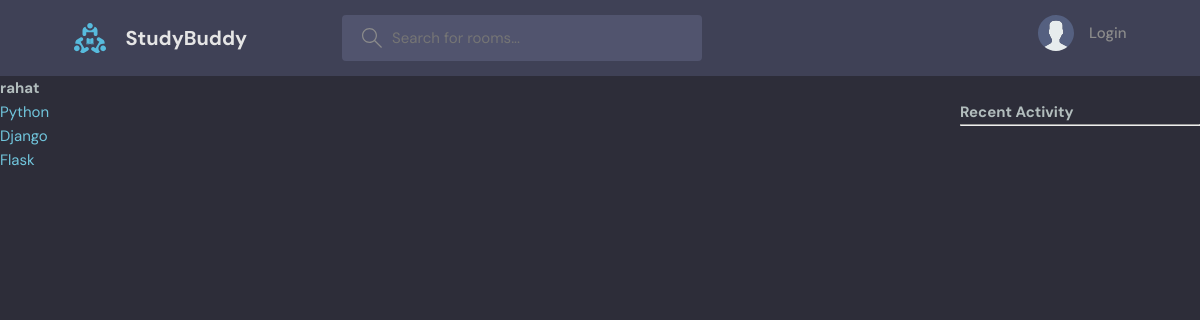
The app's page /profile/3/, older data.
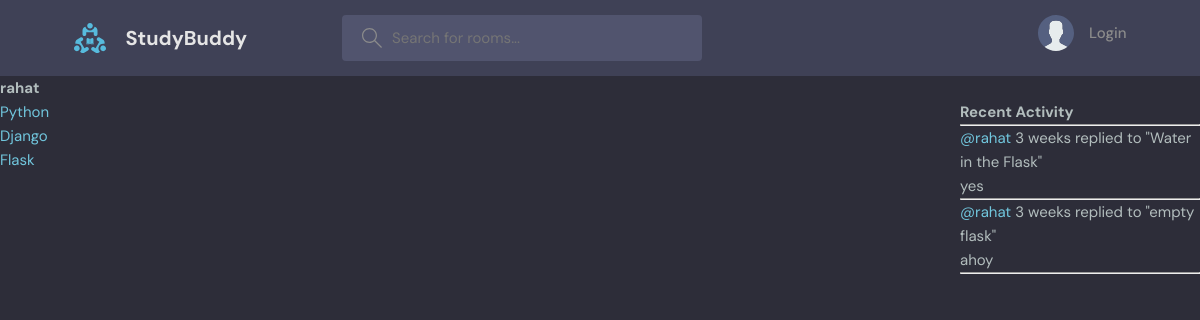
The same page, newer data.
### base/models.py (models this page shows, shortened)
class Topic(models.Model):
    name = models.CharField(max_length=200)

class Message(models.Model):
    user = models.ForeignKey(User, on_delete=models.CASCADE)
    room = models.ForeignKey(
        Room, on_delete=models.CASCADE
    )  # rooms get deleted all the children get deleted
    body = models.TextField()
    updated = models.DateTimeField(auto_now=True)
    created = models.DateTimeField(auto_now_add=True)
    class Meta:
        ordering = ['-updated','-created']
    def __str__(self):
        return self.body[0:50]

class Room(models.Model):
    host = models.ForeignKey(User, on_delete=models.SET_NULL, null=True)
    topic = models.ForeignKey(Topic, on_delete=models.SET_NULL, null=True)
    name = models.CharField(max_length=200)
    description = models.TextField(null=True, blank=True)
    participants = models.ManyToManyField(User, related_name='participants', blank=True)
    updated = models.DateTimeField(auto_now=True)
    created = models.DateTimeField(auto_now_add=True)
    class Meta:
        ordering = ['-updated','-created'] # - is used for descending order
    def __str__(self):
        return self.name

### base/views.py (the view)
# urls.py: path('profile/<str:pk>/', views.userProfile, name="user-profile"),
def userProfile(request, pk):
    user = User.objects.get(id=pk)
    rooms = user.room_set.all()
    room_messages = user.message_set.all()
    topics = Topic.objects.all()
    context = {
        "user": user,
        "rooms": rooms,
        "room_messages": room_messages,
        "topics": topics,
    }
    return render(request, "base/profile.html", context)

### base/templates/base/profile.html (shortened to what this page needs)
{% extends 'main.html' %} {% block content %}
<h1>{{user.username}}</h1>
<div class="profile-container">
  <div> {% include 'base/topics_component.html' %} </div>
  <div>{% include 'base/feed_component.html' %}</div>
  <div>{% include 'base/activity_component.html' %}</div>
</div>
{% endblock content %}

### templates/main.html (shortened to what this page needs)
<!DOCTYPE html>
{% load static %}
<html lang="en">
  <head>
    <link rel="stylesheet" href="{% static 'styles/style.css' %}" />
  </head>
  <body>
    {% include 'navbar.html' %}  {% block content %} {% endblock %}
  </body>
</html>

### templates/navbar.html (shortened to what this page needs)
{% load static %}
<header class="header header--loggedIn">
  <div class="container">
    <a href="{% url 'home' %}" class="header__logo">
      <img src="{% static 'images/logo.svg' %}" />
      <h1>StudyBuddy</h1>
    </a>
    <form class="header__search" method="GET" action="{% url 'home' %}">
      <label>
        <input name="q" placeholder="Search for rooms..." />
      </label>
    </form>
    <nav class="header__menu">
      {% if request.user.is_authenticated %}
      <div class="header__user">
        <a href="profile.html">
          <div class="avatar avatar--medium active">
            <img src="https://randomuser.me/api/portraits/men/37.jpg" />
          </div>
          <p>
            {{request.user.username}} <span>{{request.user.username}}</span>
          </p>
        </a>
        <button class="dropdown-button">
          <svg
            version="1.1"
            xmlns="http://www.w3.org/2000/svg"
            width="32"
            height="32"
            viewBox="0 0 32 32"
          >
            <title>chevron-down</title>
            <path d="M16 21l-13-13h-3l16 16 16-16h-3l-13 13z"></path>
          </svg>
        </button>
      </div>
      {% else %}
      <a href="{% url 'login' %}">
        <img src="{% static 'images/avatar.svg' %}" />
        <p>Login</p>
      </a>
      {% endif %}
    </nav>
  </div>
</header>

### base/templates/base/topics_component.html
{%for topic in topics%}
<div>
  <a href="{% url 'home' %}?q={{topic.name}}">{{topic.name}}</a>
</div>
{%endfor%}

### base/templates/base/activity_component.html (shortened to what this page needs)
<h3>Recent Activity</h3>
<hr />
{%for message in room_messages%}
<div>
  <small><a href= {% url 'user-profile' message.user.id %}>@{{message.user}} </a> {{message.created|timesince}} </small>
  <small>replied to "{{message.room}}" </small>
  <p>{{message}}</p>
  <hr />
</div>
{%endfor%}

### static/styles/style.css (style rules this page uses)
:root { --color-main: #71c6dd; --color-main-light: #e1f6fb; --color-dark: #3f4156; --color-dark-medium: #51546e; --color-dark-light: #696d97; --color-light: #e5e5e5; --color-gray: #8b8b8b; --color-light-gray: #b2bdbd; --color-bg: #2d2d39; --color-success: #5dd693; --color-error: #fc4b0b; }
* { font-family: "DM Sans", -apple-system, BlinkMacSystemFont, "Segoe UI", Roboto, Oxygen, Ubuntu, Cantarell, "Open Sans", "Helvetica Neue", sans-serif; margin: 0; padding: 0; box-sizing: border-box; text-rendering: optimizeLegibility; font-size: inherit; }
html { font-size: 56.25%; }
@media only screen and (min-width: 1200px) { html { font-size: 62.5%; } }
body { line-height: 1.6; font-weight: 400; font-size: 1.5rem; color: var(--color-light-gray); background-color: var(--color-bg); min-height: 100vh; }
img { width: 100%; }
a { display: inline-block; color: var(--color-main); text-decoration: none; }
.container { max-width: 120rem; width: 90%; margin: auto; }
.header { padding: 1.5rem; background-color: var(--color-dark); }
.header > .container { display: flex; gap: 9.5rem; }
.header__logo, .header__user { display: flex; gap: 2rem; align-items: center; }
.header__logo > img { height: 3.2rem; width: 3.2rem; }
.header__logo > h1 { font-weight: 700; font-size: 2rem; color: var(--color-light); }
.header__search > label { background-color: var(--color-dark-medium); padding: 1.3rem 1rem; display: flex; align-items: center; gap: 1rem; border-radius: 4px; }
.header__search svg { fill: var(--color-gray); width: 2rem; height: 2rem; margin-left: 1rem; }
.header__search input { width: 30rem; background: transparent; border: none; outline: none; color: var(--color-light); }
.header__menu { margin-left: auto; position: relative; }
.header__menu a { display: flex; gap: 1.5rem; align-items: center; font-weight: 500; text-decoration: none; color: var(--color-gray); }
.header__menu img { height: 3.6rem; }
.header__menu p { line-height: 1.2; }

### base/templates/base/profile.html (style rules this page uses)
.profile-container { display: grid; grid-template-columns: 1fr 3fr 1fr; }

Row changes from the older to the newer data that the page shows:
added Message: user "rahat", created "3 weeks", room "Water in the Flask", body "yes"
added Message: user "rahat", created "3 weeks", room "empty flask", body "ahoy"
